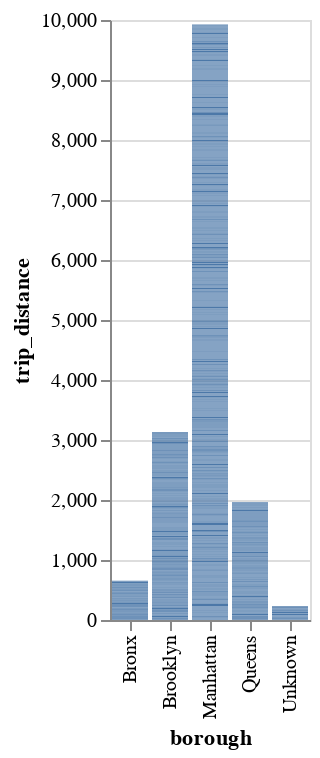

The code cell stored with this chart in its notebook:
### Code cell
# altair plot for dropoff vs borough
databor = smalls[smalls.trip_distance <= 35]
databor = databor[databor.passenger_count < 6]
databor = databor[['trip_distance','borough']].copy()
bars = alt.Chart(databor).mark_bar().encode(
    alt.Y('trip_distance'),
    alt.X('borough')
)
bars

### Figure 1 — Vega-Lite specification as saved in the notebook (floating-point values rounded to 4 significant figures; data arrays with more than 128 entries replaced by an {"elided": "..."} marker saying what was removed)
{"config": {"view": {"continuousWidth": 400, "continuousHeight": 300}}, "data": {"name": "data-d81459866791382be3739c0ca150add7"}, "mark": "bar", "encoding": {"x": {"type": "nominal", "field": "borough"}, "y": {"type": "quantitative", "field": "trip_distance"}}, "$schema": "https://vega.github.io/schema/vega-lite/v4.8.1.json", "datasets": {"data-d81459866791382be3739c0ca150add7": {"elided": "4793 records"}}}
